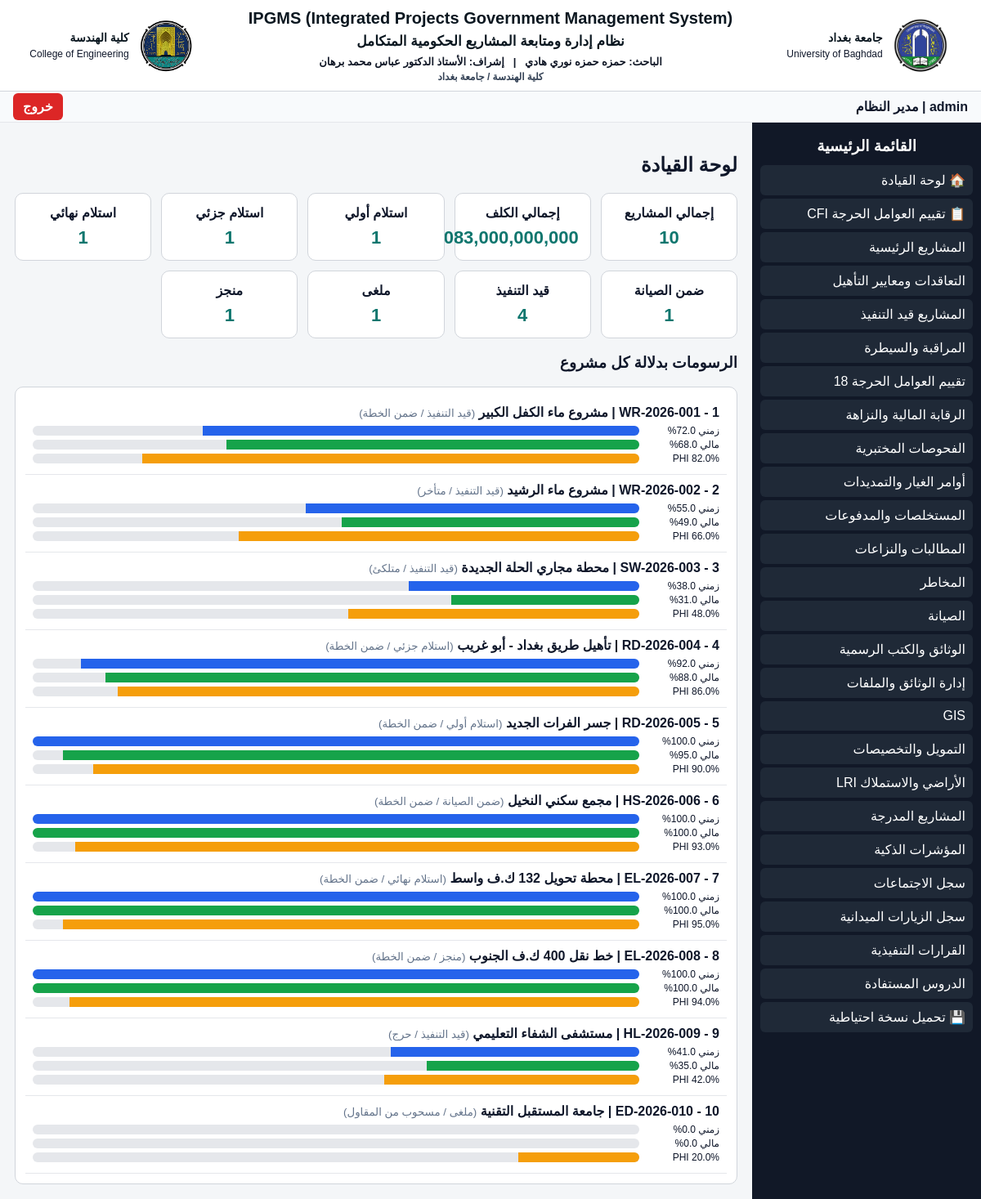
/dashboard (signed in), run on the app's committed database.
### tables this page shows
CREATE TABLE projects_master(
        project_id INTEGER PRIMARY KEY AUTOINCREMENT,
        project_seq TEXT UNIQUE, project_no TEXT UNIQUE, project_name TEXT NOT NULL,
        sector TEXT, governorate TEXT, executing_entity TEXT, beneficiary_entity TEXT,
        funding_source TEXT, project_status TEXT, project_condition TEXT, importance_level TEXT, estimated_cost REAL,
        notes TEXT, created_at TEXT, updated_at TEXT);

### app.py (the view)
@app.route("/dashboard")
def dashboard():
    if not session.get("user"): return redirect(url_for("login"))
    con=db()
    total=con.execute("SELECT COUNT(*) n FROM projects_master").fetchone()["n"]
    cost=con.execute("SELECT COALESCE(SUM(estimated_cost),0) s FROM projects_master").fetchone()["s"]
    status_rows=con.execute("SELECT project_status,COUNT(*) n FROM projects_master GROUP BY project_status").fetchall()
    projects=con.execute("""SELECT pm.project_seq,pm.project_no,pm.project_name,pm.project_status,pm.project_condition,
    COALESCE(e.time_progress,0) time_progress,COALESCE(e.financial_progress,0) financial_progress,COALESCE(m.phi,0) phi
    FROM projects_master pm LEFT JOIN execution_projects e ON pm.project_id=e.project_id
    LEFT JOIN monitoring m ON pm.project_id=m.project_id ORDER BY CAST(pm.project_seq AS INTEGER)""").fetchall()
    con.close()
    return render_template("dashboard.html",total=total,cost=cost,status_rows=status_rows,projects=projects)

### app.py (called while the page is built)
def db():
    con = sqlite3.connect(DB)
    con.row_factory = sqlite3.Row
    return con

@app.context_processor
def inject():
    return dict(TABLE_LABELS=TABLE_LABELS, DISPLAY_TABLES=DISPLAY_TABLES, label=label, PROJECT_STATUS=PROJECT_STATUS, PROJECT_CONDITION=PROJECT_CONDITION, IMPORTANCE=IMPORTANCE)

### templates/dashboard.html
{% extends "base.html" %}{% block content %}<h2>لوحة القيادة</h2><div class="cards"><div class="card"><b>إجمالي المشاريع</b><span>{{ total }}</span></div><div class="card"><b>إجمالي الكلف</b><span>{{ "{:,.0f}".format(cost or 0) }}</span></div>{% for r in status_rows %}<div class="card"><b>{{ r.project_status }}</b><span>{{ r.n }}</span></div>{% endfor %}</div><h3>الرسومات بدلالة كل مشروع</h3><div class="chart-box">{% for p in projects %}<div class="chart-row"><div class="chart-label">{{ p.project_seq }} - {{ p.project_no }} | {{ p.project_name }} <small>({{ p.project_status }} / {{ p.project_condition }})</small></div><div class="bar-line"><span>زمني {{ p.time_progress }}%</span><div class="bar"><i style="width: {{ p.time_progress }}%"></i></div></div><div class="bar-line green"><span>مالي {{ p.financial_progress }}%</span><div class="bar"><i style="width: {{ p.financial_progress }}%"></i></div></div><div class="bar-line amber"><span>PHI {{ p.phi }}%</span><div class="bar"><i style="width: {{ p.phi }}%"></i></div></div></div>{% endfor %}</div>{% endblock %}

### templates/base.html (shortened to what this page needs)
<!doctype html>
<html lang="ar" dir="rtl">
<head>
<link rel="stylesheet" href="{{ url_for('static', filename='style.css') }}">
</head>
<body class="{{ 'dashboard-page' if request.endpoint == 'dashboard' else 'subpage' }}">
{% if session.get("user") %}
<header class="topbar thesis-header">
  <div class="logo-box">
    <img src="{{ url_for('static', filename='university_baghdad_logo.png') }}" alt="University of Baghdad">
    <div class="logo-text">
      <b>جامعة بغداد</b>
      <span>University of Baghdad</span>
    </div>
  </div>
  <div class="title-box">
    <div class="sys-en">IPGMS (Integrated Projects Government Management System)</div>
    <div class="sys-ar">نظام إدارة ومتابعة المشاريع الحكومية المتكامل</div>
    <div class="research-line">الباحث: حمزه حمزه نوري هادي &nbsp; | &nbsp; إشراف: الأستاذ الدكتور عباس محمد برهان</div>
    <div class="college-line">كلية الهندسة / جامعة بغداد</div>
  </div>
  <div class="logo-box">
    <img src="{{ url_for('static', filename='engineering_college_logo.png') }}" alt="College of Engineering">
    <div class="logo-text">
      <b>كلية الهندسة</b>
      <span>College of Engineering</span>
    </div>
  </div>
</header>
<div class="user-strip">
  <div>{{ session.get("user") }} | {{ session.get("role") }}</div>
  <a href="{{ url_for('logout') }}">خروج</a>
</div>
{% if request.endpoint == 'dashboard' %}
<aside class="sidebar force-right-sidebar">
  <h3>القائمة الرئيسية</h3>
  <a href="{{ url_for('dashboard') }}">🏠 لوحة القيادة</a>
  <a href="{{ url_for('critical_factors_page') }}">📋 تقييم العوامل الحرجة CFI</a>
    {% for t in DISPLAY_TABLES %}
    <a href="{{ url_for('table_view', table=t) }}">{{ TABLE_LABELS.get(t,t) }}</a>
  {% endfor %}
  <a href="{{ url_for('backup') }}">💾 تحميل نسخة احتياطية</a>
</aside>
{% endif %}
<main class="content main-content">
  {% block content %}{% endblock %}
</main>
{% else %}
{% block login_content %}{% endblock %}
{% endif %}
</body>
</html>

### data on the page
projects_master: project_no "WR-2026-001", project_name "مشروع ماء الكفل الكبير", project_status "قيد التنفيذ", project_condition "ضمن الخطة", time_progress "72.0", financial_progress "68.0", phi "82.0"
projects_master: project_seq "2", project_no "WR-2026-002", project_name "مشروع ماء الرشيد", project_status "قيد التنفيذ", project_condition "متأخر", time_progress "55.0", financial_progress "49.0", phi "66.0"
projects_master: project_seq "3", project_name "محطة مجاري الحلة الجديدة", project_status "قيد التنفيذ", project_condition "متلكئ", time_progress "38.0", financial_progress "31.0", phi "48.0"
projects_master: project_seq "4", project_name "تأهيل طريق بغداد - أبو غريب", project_status "استلام جزئي", project_condition "ضمن الخطة", time_progress "92.0", financial_progress "88.0", phi "86.0"
projects_master: project_seq "5", project_name "جسر الفرات الجديد", project_status "استلام أولي", project_condition "ضمن الخطة", time_progress "100.0", financial_progress "95.0", phi "90.0"
projects_master: project_seq "6", project_name "مجمع سكني النخيل", project_status "ضمن الصيانة", project_condition "ضمن الخطة", time_progress "100.0", financial_progress "100.0", phi "93.0"
projects_master: project_seq "7", project_name "محطة تحويل 132 ك.ف واسط", project_status "استلام نهائي", project_condition "ضمن الخطة", time_progress "100.0", financial_progress "100.0", phi "95.0"
projects_master: project_seq "8", project_name "خط نقل 400 ك.ف الجنوب", project_status "منجز", project_condition "ضمن الخطة", time_progress "100.0", financial_progress "100.0", phi "94.0"
projects_master: project_seq "9", project_name "مستشفى الشفاء التعليمي", project_status "قيد التنفيذ", project_condition "حرج", time_progress "41.0", financial_progress "35.0", phi "42.0"
projects_master: project_seq "10", project_name "جامعة المستقبل التقنية", project_status "ملغى", project_condition "مسحوب من المقاول", time_progress "0.0", financial_progress "0.0", phi "20.0"

### other printed values
{{ session.get("role") }} "مدير النظام"
{{ TABLE_LABELS.get(t,t) }} "المشاريع الرئيسية" "التعاقدات ومعايير التأهيل" "المشاريع قيد التنفيذ" "المراقبة والسيطرة" "تقييم العوامل الحرجة 18" "الرقابة المالية والنزاهة" "الفحوصات المختبرية" "أوامر الغيار والتمديدات" "المستخلصات والمدفوعات" "المطالبات والنزاعات" "المخاطر" "الصيانة" "الوثائق والكتب الرسمية" "إدارة الوثائق والملفات" "GIS" "التمويل والتخصيصات" "الأراضي والاستملاك LRI" "المشاريع المدرجة" "المؤشرات الذكية" "سجل الاجتماعات" "سجل الزيارات الميدانية" "القرارات التنفيذية" "الدروس المستفادة"
{{ total }} "10"
{{ "{:,.0f}".format(cost or 0) }} "1,083,000,000,000"
{{ r.project_status }} "استلام أولي" "استلام جزئي" "استلام نهائي" "ضمن الصيانة" "قيد التنفيذ" "ملغى" "منجز"
{{ r.n }} "1" "1" "1" "1" "4" "1" "1"
